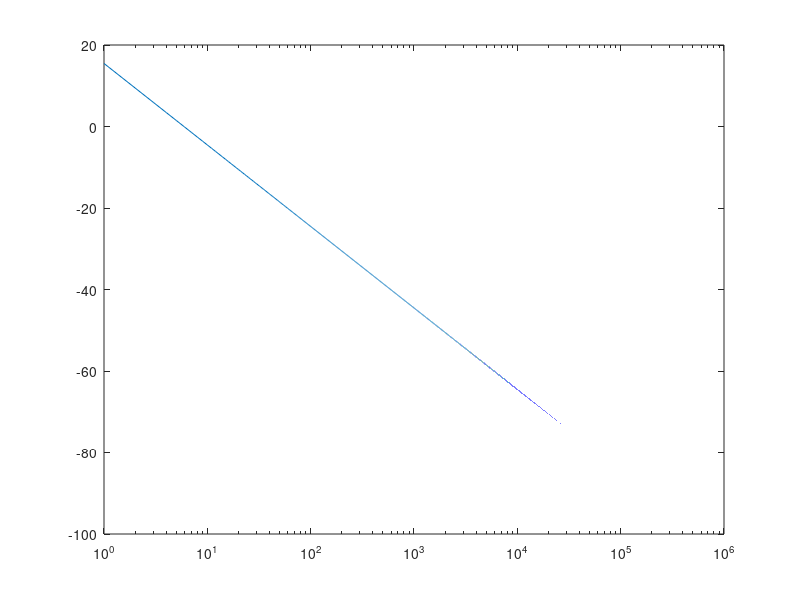
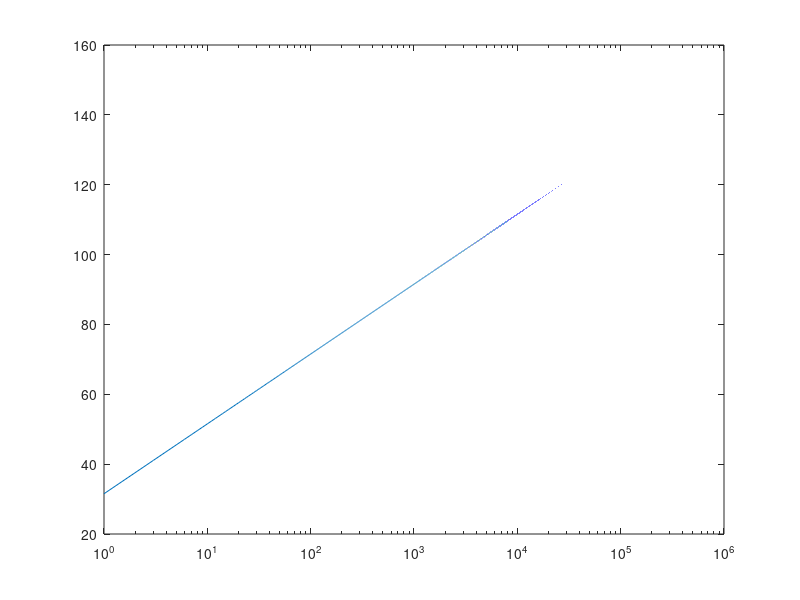

MATLAB code to generate these figures, in order:
clear all
close all
clc

% PROPAGAÇÃO ESPAÇO LIVRE

% Estimativa de potência

d = [1:1:500e3];    % distância
Pt_dBm = 47;        % potência transmitida
Gt_dBi = 0;         % ganho transmissor
Gr_dBi = 0;         % ganho receptor
L_db = 0;           % perdas
fc = 900e6;         % frequência portadora

lambda = 3e8/fc;
Pt = 10^(Pt_dBm/10)*1e-3; % (mW)
Gt = 10^(Gt_dBi/10);
Gr = 10^(Gr_dBi/10);
L = 10^(L_db/10);

Pr = (Pt*Gt*Gr*(lambda^2))./((4*pi)^2*(d.^2)*L);   % potência recebida (W)

Pr_dBm = 10*log10(Pr./1e-3);

% Pr_dBm(x), onde x é o valor da distâcia em quilômetros
% A visualização dos dados é mais viável em dB

figure(1)
semilogx(d,Pr_dBm)  % exibe em escala logaritmica


% Perda de Percurso (Path Loss)

PL_dB = 10*log10(Pt./Pr);

figure(2)
semilogx(d,PL_dB)